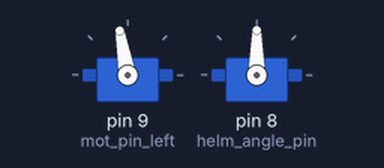
Bench run of a sketch on a simulated Arduino Uno, built with avr-gcc and run on an emulated ATmega328P. Shown: 2 × servo.

Above: at 1.05 s.
At 3.1 s:
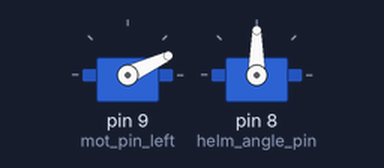
At 5.2 s:
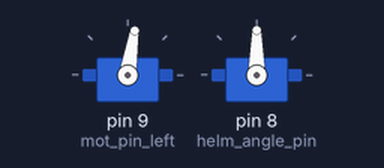
Timing chart, 0 to 6.7 s (numbered marks = the images above):
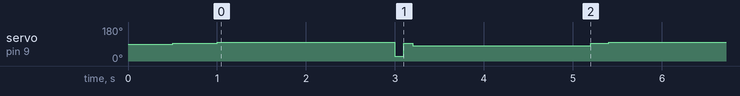

The sketch:

sketch_jul27a.ino
```cpp
#include <Servo.h>

Servo motor_left;
Servo helm_servo;

int helm_angle_pin = 8;
int mot_pin_left = 9;
int helm_center=90;

void setup() {
  // put your setup code here, to run once:
  Serial.begin(115200);
  motor_left.attach(mot_pin_left);
  helm_servo.attach(helm_angle_pin);
  helm_servo.write(helm_center);
  delay(500);
  motor_left.write(1500);
  delay(500);

}


int helm_test(int helm_angle_max){
   helm_servo.write(helm_center+helm_angle_max);
   delay(2000);
   helm_servo.write(helm_center-helm_angle_max);
   delay(2000);
}

int motor_test(int forward_motor_speed){

   motor_left.write(1580);
   delay(2000);

   motor_left.write(800);
   delay(100);

   motor_left.write(1500);
   delay(100);


   motor_left.write(1380);
   delay(2000);

   motor_left.write(1500);
   delay(200);
}


void loop() {

  //1. Tesing helm servo.
  //Max angle 35 deg.

  //helm_test(30);


  //1. Tesing motor.
  //Min forward speed = 1580.
  //Max forward speed = 2300.


  motor_test(30);


}
```

Measured:
- by itself, servo on pin 9 (mot_pin_left): repeats every 4.4 s: 100° 2.0 s, 25° 0.10 s, 93° 0.10 s, 81° 2.0 s, 93° 0.20 s
